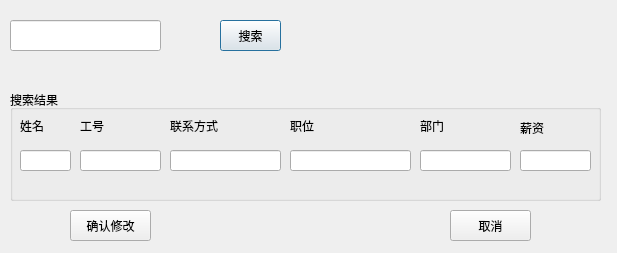
<?xml version="1.0" encoding="UTF-8"?>
<ui version="4.0">
 <class>alter</class>
 <widget class="QDialog" name="alter">
  <property name="geometry">
   <rect>
    <x>0</x>
    <y>0</y>
    <width>617</width>
    <height>253</height>
   </rect>
  </property>
  <property name="windowTitle">
   <string>企业人事管理系统</string>
  </property>
  <widget class="QPushButton" name="searchBtn">
   <property name="geometry">
    <rect>
     <x>220</x>
     <y>20</y>
     <width>61</width>
     <height>31</height>
    </rect>
   </property>
   <property name="text">
    <string>搜索</string>
   </property>
  </widget>
  <widget class="QLineEdit" name="searchLineEdit">
   <property name="geometry">
    <rect>
     <x>10</x>
     <y>20</y>
     <width>151</width>
     <height>31</height>
    </rect>
   </property>
   <property name="text">
    <string/>
   </property>
  </widget>
  <widget class="QPushButton" name="okBtn">
   <property name="geometry">
    <rect>
     <x>70</x>
     <y>210</y>
     <width>81</width>
     <height>31</height>
    </rect>
   </property>
   <property name="text">
    <string>确认修改</string>
   </property>
  </widget>
  <widget class="QPushButton" name="cancelBtn">
   <property name="geometry">
    <rect>
     <x>450</x>
     <y>210</y>
     <width>81</width>
     <height>31</height>
    </rect>
   </property>
   <property name="text">
    <string>取消</string>
   </property>
  </widget>
  <widget class="QGroupBox" name="dispalyGroupBox">
   <property name="geometry">
    <rect>
     <x>10</x>
     <y>90</y>
     <width>591</width>
     <height>111</height>
    </rect>
   </property>
   <property name="title">
    <string>搜索结果</string>
   </property>
   <widget class="QLabel" name="nameLabel">
    <property name="geometry">
     <rect>
      <x>10</x>
      <y>30</y>
      <width>54</width>
      <height>12</height>
     </rect>
    </property>
    <property name="text">
     <string>姓名</string>
    </property>
   </widget>
   <widget class="QLabel" name="jobNumLabel">
    <property name="geometry">
     <rect>
      <x>70</x>
      <y>30</y>
      <width>54</width>
      <height>12</height>
     </rect>
    </property>
    <property name="text">
     <string>工号</string>
    </property>
   </widget>
   <widget class="QLabel" name="connLabel">
    <property name="geometry">
     <rect>
      <x>160</x>
      <y>30</y>
      <width>54</width>
      <height>12</height>
     </rect>
    </property>
    <property name="text">
     <string>联系方式</string>
    </property>
   </widget>
   <widget class="QLabel" name="posiLabel">
    <property name="geometry">
     <rect>
      <x>280</x>
      <y>30</y>
      <width>54</width>
      <height>12</height>
     </rect>
    </property>
    <property name="text">
     <string>职位</string>
    </property>
   </widget>
   <widget class="QLabel" name="departLabel">
    <property name="geometry">
     <rect>
      <x>410</x>
      <y>30</y>
      <width>54</width>
      <height>12</height>
     </rect>
    </property>
    <property name="text">
     <string>部门</string>
    </property>
   </widget>
   <widget class="QLineEdit" name="nameLineEdit">
    <property name="geometry">
     <rect>
      <x>10</x>
      <y>60</y>
      <width>51</width>
      <height>21</height>
     </rect>
    </property>
   </widget>
   <widget class="QLineEdit" name="jobNumLineEdit">
    <property name="enabled">
     <bool>true</bool>
    </property>
    <property name="geometry">
     <rect>
      <x>70</x>
      <y>60</y>
      <width>81</width>
      <height>21</height>
     </rect>
    </property>
   </widget>
   <widget class="QLineEdit" name="connLineEdit">
    <property name="geometry">
     <rect>
      <x>160</x>
      <y>60</y>
      <width>111</width>
      <height>21</height>
     </rect>
    </property>
   </widget>
   <widget class="QLineEdit" name="posiLineEdit">
    <property name="geometry">
     <rect>
      <x>280</x>
      <y>60</y>
      <width>121</width>
      <height>21</height>
     </rect>
    </property>
   </widget>
   <widget class="QLineEdit" name="departLineEdit">
    <property name="geometry">
     <rect>
      <x>410</x>
      <y>60</y>
      <width>91</width>
      <height>21</height>
     </rect>
    </property>
   </widget>
   <widget class="QLabel" name="salaLabel">
    <property name="geometry">
     <rect>
      <x>510</x>
      <y>30</y>
      <width>41</width>
      <height>16</height>
     </rect>
    </property>
    <property name="text">
     <string>薪资</string>
    </property>
   </widget>
   <widget class="QLineEdit" name="salaLineEdit">
    <property name="geometry">
     <rect>
      <x>510</x>
      <y>60</y>
      <width>71</width>
      <height>21</height>
     </rect>
    </property>
   </widget>
  </widget>
 </widget>
 <resources/>
 <connections/>
</ui>
